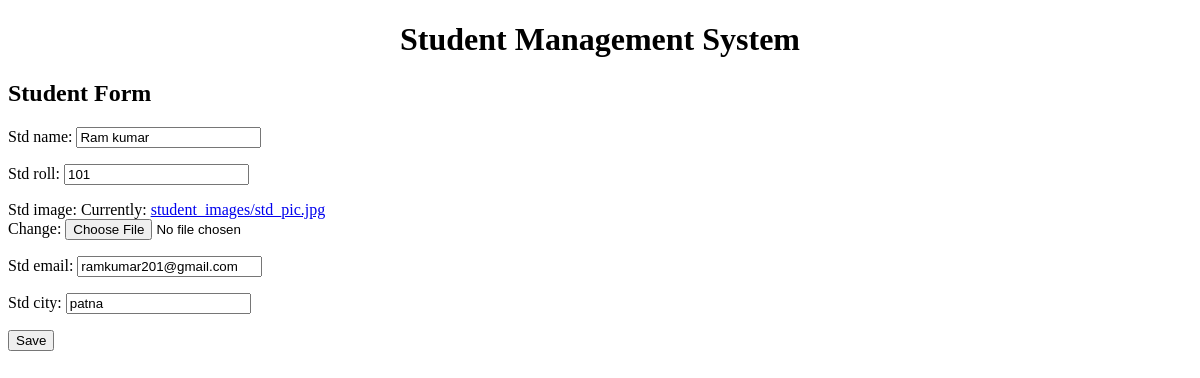
Page /update/1/ on the earlier database version.
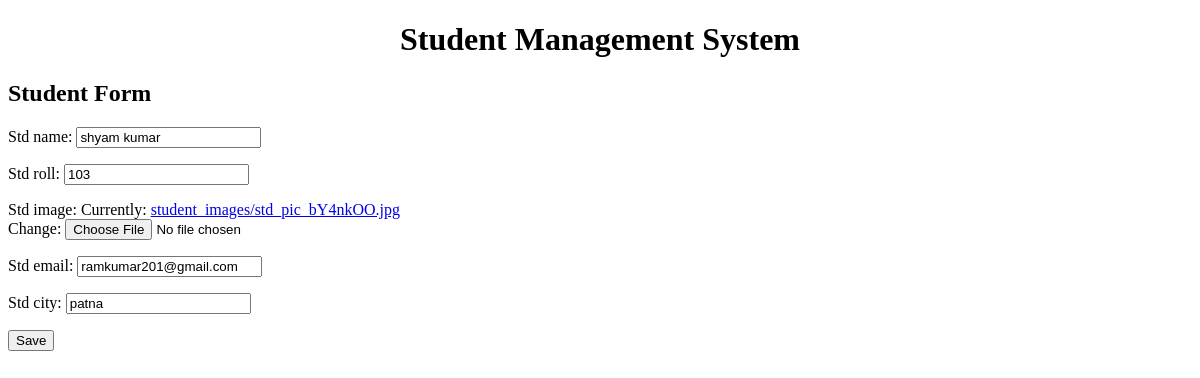
Same page on the later database version.
### student_crud/models.py (models this page shows, shortened)
class Student(models.Model):
    std_name = models.CharField(max_length=100)
    std_roll = models.IntegerField(unique=True)
    std_image = models.ImageField(upload_to='student_images/')
    std_email = models.EmailField(unique=True)
    std_city = models.CharField(max_length=100)

### student_crud/views.py (the view)
# urls.py: path('update/<int:id>/', student_update, name='student_update'),
def student_update(request, id):
    student = get_object_or_404(Student, id=id)
    form = StudentForm(request.POST or None, request.FILES or None, instance=student)
    if form.is_valid():
        form.save()
        return redirect('student_list')
    return render(request, 'student_form.html', {'form': form})

### student_crud/forms.py
class StudentForm(forms.ModelForm):
    class Meta:
        model = Student
        fields = '__all__'

### student_crud/templates/student_form.html (shortened to what this page needs)
{% extends 'main.html' %}
{% block content %}
<h2>Student Form</h2>
<form method="POST" enctype="multipart/form-data">
    {{ form.as_p }}
    <button type="submit">Save</button>
</form>
{% endblock %}

Differences in the rows shown:
changed Student "ramkumar201@gmail.com": std_name "Ram kumar" → "shyam kumar"; std_roll "101" → "103"
Other differences:
text no longer shown: "Std name: Std roll: Std image: Currently: student_images/std_pic.jpg Change: Std email: Std city:"
text now shown: "Std name: Std roll: Std image: Currently: student_images/std_pic_bY4nkOO.jpg Change: Std email: Std city:"
